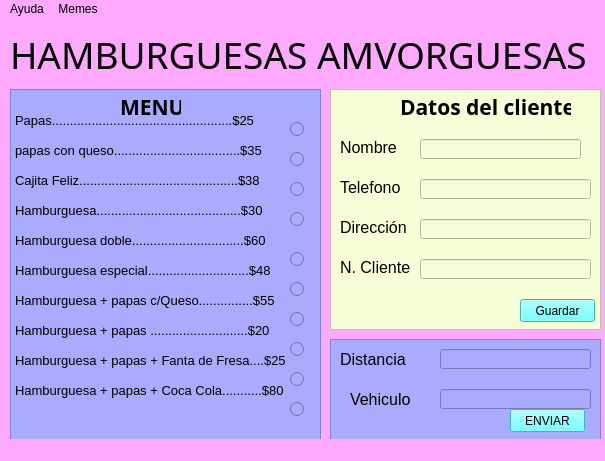
<?xml version="1.0" encoding="UTF-8"?>
<ui version="4.0">
 <class>MainWindow</class>
 <widget class="QMainWindow" name="MainWindow">
  <property name="geometry">
   <rect>
    <x>0</x>
    <y>0</y>
    <width>605</width>
    <height>461</height>
   </rect>
  </property>
  <property name="windowTitle">
   <string>MainWindow</string>
  </property>
  <property name="styleSheet">
   <string notr="true">background-color: rgb(167, 127, 200);
background-color: rgb(255, 170, 255);</string>
  </property>
  <widget class="QWidget" name="centralwidget">
   <widget class="QLabel" name="label_18">
    <property name="geometry">
     <rect>
      <x>10</x>
      <y>10</y>
      <width>581</width>
      <height>51</height>
     </rect>
    </property>
    <property name="font">
     <font>
      <family>Century Gothic</family>
      <pointsize>28</pointsize>
      <italic>false</italic>
     </font>
    </property>
    <property name="styleSheet">
     <string notr="true">background-color: rgb(0, 255, 0);
background-color: rgb(255, 170, 255);</string>
    </property>
    <property name="text">
     <string>HAMBURGUESAS AMVORGUESAS</string>
    </property>
   </widget>
   <widget class="QFrame" name="frame_2">
    <property name="geometry">
     <rect>
      <x>330</x>
      <y>70</y>
      <width>271</width>
      <height>241</height>
     </rect>
    </property>
    <property name="font">
     <font>
      <family>Arial</family>
      <pointsize>12</pointsize>
     </font>
    </property>
    <property name="styleSheet">
     <string notr="true">color: rgb(0, 0, 0);
border-color: rgb(0, 0, 0);
background-color: rgb(246, 255, 215);</string>
    </property>
    <property name="frameShape">
     <enum>QFrame::StyledPanel</enum>
    </property>
    <property name="frameShadow">
     <enum>QFrame::Raised</enum>
    </property>
    <widget class="QLabel" name="label_14">
     <property name="geometry">
      <rect>
       <x>10</x>
       <y>50</y>
       <width>81</width>
       <height>16</height>
      </rect>
     </property>
     <property name="font">
      <font>
       <family>Arial</family>
       <pointsize>12</pointsize>
      </font>
     </property>
     <property name="text">
      <string>Nombre</string>
     </property>
    </widget>
    <widget class="QLabel" name="label_15">
     <property name="geometry">
      <rect>
       <x>10</x>
       <y>90</y>
       <width>71</width>
       <height>16</height>
      </rect>
     </property>
     <property name="font">
      <font>
       <family>Arial</family>
       <pointsize>12</pointsize>
      </font>
     </property>
     <property name="text">
      <string>Telefono</string>
     </property>
    </widget>
    <widget class="QLabel" name="label_16">
     <property name="geometry">
      <rect>
       <x>10</x>
       <y>130</y>
       <width>81</width>
       <height>16</height>
      </rect>
     </property>
     <property name="font">
      <font>
       <family>Arial</family>
       <pointsize>12</pointsize>
      </font>
     </property>
     <property name="text">
      <string>Dirección</string>
     </property>
    </widget>
    <widget class="QLineEdit" name="nombre_cliente">
     <property name="geometry">
      <rect>
       <x>90</x>
       <y>50</y>
       <width>161</width>
       <height>20</height>
      </rect>
     </property>
     <property name="font">
      <font>
       <family>Arial</family>
       <pointsize>12</pointsize>
      </font>
     </property>
    </widget>
    <widget class="QLineEdit" name="telefono_cliente">
     <property name="geometry">
      <rect>
       <x>90</x>
       <y>90</y>
       <width>171</width>
       <height>20</height>
      </rect>
     </property>
     <property name="font">
      <font>
       <family>Arial</family>
       <pointsize>12</pointsize>
      </font>
     </property>
    </widget>
    <widget class="QLineEdit" name="direccion_cliente">
     <property name="geometry">
      <rect>
       <x>90</x>
       <y>130</y>
       <width>171</width>
       <height>20</height>
      </rect>
     </property>
     <property name="font">
      <font>
       <family>Arial</family>
       <pointsize>12</pointsize>
      </font>
     </property>
    </widget>
    <widget class="QLabel" name="label_17">
     <property name="geometry">
      <rect>
       <x>70</x>
       <y>10</y>
       <width>171</width>
       <height>16</height>
      </rect>
     </property>
     <property name="font">
      <font>
       <family>Century Gothic</family>
       <pointsize>16</pointsize>
       <weight>75</weight>
       <bold>true</bold>
      </font>
     </property>
     <property name="text">
      <string>Datos del cliente </string>
     </property>
    </widget>
    <widget class="QLabel" name="label_19">
     <property name="geometry">
      <rect>
       <x>10</x>
       <y>170</y>
       <width>81</width>
       <height>16</height>
      </rect>
     </property>
     <property name="font">
      <font>
       <family>Arial</family>
       <pointsize>12</pointsize>
      </font>
     </property>
     <property name="text">
      <string>N. Cliente</string>
     </property>
    </widget>
    <widget class="QLineEdit" name="numero_cliente">
     <property name="geometry">
      <rect>
       <x>90</x>
       <y>170</y>
       <width>171</width>
       <height>20</height>
      </rect>
     </property>
     <property name="font">
      <font>
       <family>Arial</family>
       <pointsize>12</pointsize>
      </font>
     </property>
    </widget>
    <widget class="QPushButton" name="guardar_botton">
     <property name="geometry">
      <rect>
       <x>190</x>
       <y>210</y>
       <width>75</width>
       <height>23</height>
      </rect>
     </property>
     <property name="styleSheet">
      <string notr="true">background-color: rgb(85, 255, 255);</string>
     </property>
     <property name="text">
      <string>Guardar</string>
     </property>
    </widget>
   </widget>
   <widget class="QTextBrowser" name="textBrowser">
    <property name="geometry">
     <rect>
      <x>10</x>
      <y>70</y>
      <width>311</width>
      <height>351</height>
     </rect>
    </property>
    <property name="font">
     <font>
      <family>Arial</family>
      <pointsize>9</pointsize>
      <weight>50</weight>
      <italic>false</italic>
      <bold>false</bold>
     </font>
    </property>
    <property name="styleSheet">
     <string notr="true">background-color: rgb(170, 255, 255);
font: 9pt &quot;Arial&quot;;
background-color: rgb(170, 170, 255);</string>
    </property>
    <property name="html">
     <string>&lt;!DOCTYPE HTML PUBLIC &quot;-//W3C//DTD HTML 4.0//EN&quot; &quot;http://www.w3.org/TR/REC-html40/strict.dtd&quot;&gt;
&lt;html&gt;&lt;head&gt;&lt;meta name=&quot;qrichtext&quot; content=&quot;1&quot; /&gt;&lt;style type=&quot;text/css&quot;&gt;
p, li { white-space: pre-wrap; }
&lt;/style&gt;&lt;/head&gt;&lt;body style=&quot; font-family:'Arial'; font-size:9pt; font-weight:400; font-style:normal;&quot;&gt;
&lt;p style=&quot;-qt-paragraph-type:empty; margin-top:0px; margin-bottom:0px; margin-left:0px; margin-right:0px; -qt-block-indent:0; text-indent:0px; font-family:'Century Gothic'; font-size:12pt;&quot;&gt;&lt;br /&gt;&lt;/p&gt;
&lt;p style=&quot; margin-top:0px; margin-bottom:0px; margin-left:0px; margin-right:0px; -qt-block-indent:0; text-indent:0px;&quot;&gt;&lt;span style=&quot; font-family:'MS Shell Dlg 2'; font-size:10pt;&quot;&gt;Papas..................................................$25&lt;/span&gt;&lt;/p&gt;
&lt;p style=&quot;-qt-paragraph-type:empty; margin-top:0px; margin-bottom:0px; margin-left:0px; margin-right:0px; -qt-block-indent:0; text-indent:0px; font-family:'MS Shell Dlg 2'; font-size:10pt;&quot;&gt;&lt;br /&gt;&lt;/p&gt;
&lt;p style=&quot; margin-top:0px; margin-bottom:0px; margin-left:0px; margin-right:0px; -qt-block-indent:0; text-indent:0px;&quot;&gt;&lt;span style=&quot; font-family:'MS Shell Dlg 2'; font-size:10pt;&quot;&gt;papas con queso...................................$35&lt;/span&gt;&lt;/p&gt;
&lt;p style=&quot;-qt-paragraph-type:empty; margin-top:0px; margin-bottom:0px; margin-left:0px; margin-right:0px; -qt-block-indent:0; text-indent:0px; font-family:'MS Shell Dlg 2'; font-size:10pt;&quot;&gt;&lt;br /&gt;&lt;/p&gt;
&lt;p style=&quot; margin-top:0px; margin-bottom:0px; margin-left:0px; margin-right:0px; -qt-block-indent:0; text-indent:0px;&quot;&gt;&lt;span style=&quot; font-family:'MS Shell Dlg 2'; font-size:10pt;&quot;&gt;Cajita Feliz............................................$38&lt;/span&gt;&lt;/p&gt;
&lt;p style=&quot;-qt-paragraph-type:empty; margin-top:0px; margin-bottom:0px; margin-left:0px; margin-right:0px; -qt-block-indent:0; text-indent:0px; font-family:'MS Shell Dlg 2'; font-size:10pt;&quot;&gt;&lt;br /&gt;&lt;/p&gt;
&lt;p style=&quot; margin-top:0px; margin-bottom:0px; margin-left:0px; margin-right:0px; -qt-block-indent:0; text-indent:0px;&quot;&gt;&lt;span style=&quot; font-family:'MS Shell Dlg 2'; font-size:10pt;&quot;&gt;Hamburguesa........................................$30&lt;/span&gt;&lt;/p&gt;
&lt;p style=&quot;-qt-paragraph-type:empty; margin-top:0px; margin-bottom:0px; margin-left:0px; margin-right:0px; -qt-block-indent:0; text-indent:0px; font-family:'MS Shell Dlg 2'; font-size:10pt;&quot;&gt;&lt;br /&gt;&lt;/p&gt;
&lt;p style=&quot; margin-top:0px; margin-bottom:0px; margin-left:0px; margin-right:0px; -qt-block-indent:0; text-indent:0px;&quot;&gt;&lt;span style=&quot; font-family:'MS Shell Dlg 2'; font-size:10pt;&quot;&gt;Hamburguesa doble...............................$60&lt;/span&gt;&lt;/p&gt;
&lt;p style=&quot;-qt-paragraph-type:empty; margin-top:0px; margin-bottom:0px; margin-left:0px; margin-right:0px; -qt-block-indent:0; text-indent:0px; font-family:'MS Shell Dlg 2'; font-size:10pt;&quot;&gt;&lt;br /&gt;&lt;/p&gt;
&lt;p style=&quot; margin-top:0px; margin-bottom:0px; margin-left:0px; margin-right:0px; -qt-block-indent:0; text-indent:0px;&quot;&gt;&lt;span style=&quot; font-family:'MS Shell Dlg 2'; font-size:10pt;&quot;&gt;Hamburguesa especial............................$48&lt;/span&gt;&lt;/p&gt;
&lt;p style=&quot;-qt-paragraph-type:empty; margin-top:0px; margin-bottom:0px; margin-left:0px; margin-right:0px; -qt-block-indent:0; text-indent:0px; font-family:'MS Shell Dlg 2'; font-size:10pt;&quot;&gt;&lt;br /&gt;&lt;/p&gt;
&lt;p style=&quot; margin-top:0px; margin-bottom:0px; margin-left:0px; margin-right:0px; -qt-block-indent:0; text-indent:0px;&quot;&gt;&lt;span style=&quot; font-family:'MS Shell Dlg 2'; font-size:10pt;&quot;&gt;Hamburguesa + papas c/Queso...............$55&lt;/span&gt;&lt;/p&gt;
&lt;p style=&quot;-qt-paragraph-type:empty; margin-top:0px; margin-bottom:0px; margin-left:0px; margin-right:0px; -qt-block-indent:0; text-indent:0px; font-family:'MS Shell Dlg 2'; font-size:10pt;&quot;&gt;&lt;br /&gt;&lt;/p&gt;
&lt;p style=&quot; margin-top:0px; margin-bottom:0px; margin-left:0px; margin-right:0px; -qt-block-indent:0; text-indent:0px;&quot;&gt;&lt;span style=&quot; font-family:'MS Shell Dlg 2'; font-size:10pt;&quot;&gt;Hamburguesa + papas ...........................$20&lt;/span&gt;&lt;/p&gt;
&lt;p style=&quot;-qt-paragraph-type:empty; margin-top:0px; margin-bottom:0px; margin-left:0px; margin-right:0px; -qt-block-indent:0; text-indent:0px; font-family:'MS Shell Dlg 2'; font-size:10pt;&quot;&gt;&lt;br /&gt;&lt;/p&gt;
&lt;p style=&quot; margin-top:0px; margin-bottom:0px; margin-left:0px; margin-right:0px; -qt-block-indent:0; text-indent:0px;&quot;&gt;&lt;span style=&quot; font-family:'MS Shell Dlg 2'; font-size:10pt;&quot;&gt;Hamburguesa + papas + Fanta de Fresa....$25&lt;/span&gt;&lt;/p&gt;
&lt;p style=&quot;-qt-paragraph-type:empty; margin-top:0px; margin-bottom:0px; margin-left:0px; margin-right:0px; -qt-block-indent:0; text-indent:0px; font-family:'MS Shell Dlg 2'; font-size:10pt;&quot;&gt;&lt;br /&gt;&lt;/p&gt;
&lt;p style=&quot; margin-top:0px; margin-bottom:0px; margin-left:0px; margin-right:0px; -qt-block-indent:0; text-indent:0px;&quot;&gt;&lt;span style=&quot; font-family:'MS Shell Dlg 2'; font-size:10pt;&quot;&gt;Hamburguesa + papas + Coca Cola...........$80&lt;/span&gt;&lt;/p&gt;&lt;/body&gt;&lt;/html&gt;</string>
    </property>
   </widget>
   <widget class="QRadioButton" name="rb1">
    <property name="geometry">
     <rect>
      <x>290</x>
      <y>100</y>
      <width>16</width>
      <height>20</height>
     </rect>
    </property>
    <property name="styleSheet">
     <string notr="true">background-color: rgb(170, 170, 255);</string>
    </property>
    <property name="text">
     <string/>
    </property>
   </widget>
   <widget class="QRadioButton" name="rb2">
    <property name="geometry">
     <rect>
      <x>290</x>
      <y>130</y>
      <width>16</width>
      <height>20</height>
     </rect>
    </property>
    <property name="styleSheet">
     <string notr="true">background-color: rgb(170, 170, 255);</string>
    </property>
    <property name="text">
     <string/>
    </property>
   </widget>
   <widget class="QRadioButton" name="rb3">
    <property name="geometry">
     <rect>
      <x>290</x>
      <y>160</y>
      <width>16</width>
      <height>20</height>
     </rect>
    </property>
    <property name="styleSheet">
     <string notr="true">background-color: rgb(170, 170, 255);</string>
    </property>
    <property name="text">
     <string/>
    </property>
   </widget>
   <widget class="QRadioButton" name="rb4">
    <property name="geometry">
     <rect>
      <x>290</x>
      <y>190</y>
      <width>16</width>
      <height>20</height>
     </rect>
    </property>
    <property name="styleSheet">
     <string notr="true">background-color: rgb(170, 170, 255);</string>
    </property>
    <property name="text">
     <string/>
    </property>
   </widget>
   <widget class="QRadioButton" name="rb5">
    <property name="geometry">
     <rect>
      <x>290</x>
      <y>230</y>
      <width>16</width>
      <height>20</height>
     </rect>
    </property>
    <property name="styleSheet">
     <string notr="true">background-color: rgb(170, 170, 255);</string>
    </property>
    <property name="text">
     <string/>
    </property>
   </widget>
   <widget class="QRadioButton" name="rb6">
    <property name="geometry">
     <rect>
      <x>290</x>
      <y>260</y>
      <width>16</width>
      <height>20</height>
     </rect>
    </property>
    <property name="styleSheet">
     <string notr="true">background-color: rgb(170, 170, 255);</string>
    </property>
    <property name="text">
     <string/>
    </property>
   </widget>
   <widget class="QRadioButton" name="rb7">
    <property name="geometry">
     <rect>
      <x>290</x>
      <y>290</y>
      <width>16</width>
      <height>20</height>
     </rect>
    </property>
    <property name="styleSheet">
     <string notr="true">background-color: rgb(170, 170, 255);</string>
    </property>
    <property name="text">
     <string/>
    </property>
   </widget>
   <widget class="QRadioButton" name="rb8">
    <property name="geometry">
     <rect>
      <x>290</x>
      <y>320</y>
      <width>16</width>
      <height>20</height>
     </rect>
    </property>
    <property name="styleSheet">
     <string notr="true">background-color: rgb(170, 170, 255);</string>
    </property>
    <property name="text">
     <string/>
    </property>
   </widget>
   <widget class="QRadioButton" name="rb9">
    <property name="geometry">
     <rect>
      <x>290</x>
      <y>350</y>
      <width>16</width>
      <height>20</height>
     </rect>
    </property>
    <property name="styleSheet">
     <string notr="true">background-color: rgb(170, 170, 255);</string>
    </property>
    <property name="text">
     <string/>
    </property>
   </widget>
   <widget class="QRadioButton" name="rb10">
    <property name="geometry">
     <rect>
      <x>290</x>
      <y>380</y>
      <width>16</width>
      <height>20</height>
     </rect>
    </property>
    <property name="styleSheet">
     <string notr="true">background-color: rgb(170, 170, 255);</string>
    </property>
    <property name="text">
     <string/>
    </property>
   </widget>
   <widget class="QLabel" name="label_20">
    <property name="geometry">
     <rect>
      <x>120</x>
      <y>80</y>
      <width>61</width>
      <height>16</height>
     </rect>
    </property>
    <property name="font">
     <font>
      <family>Century Gothic</family>
      <pointsize>16</pointsize>
      <weight>75</weight>
      <bold>true</bold>
     </font>
    </property>
    <property name="styleSheet">
     <string notr="true">background-color: rgb(170, 170, 255);</string>
    </property>
    <property name="text">
     <string>MENÚ</string>
    </property>
   </widget>
   <widget class="QFrame" name="frame">
    <property name="geometry">
     <rect>
      <x>330</x>
      <y>320</y>
      <width>271</width>
      <height>101</height>
     </rect>
    </property>
    <property name="styleSheet">
     <string notr="true">background-color: rgb(0, 255, 255);
background-color: rgb(109, 99, 255);
background-color: rgb(170, 255, 255);
background-color: rgb(170, 170, 255);</string>
    </property>
    <property name="frameShape">
     <enum>QFrame::StyledPanel</enum>
    </property>
    <property name="frameShadow">
     <enum>QFrame::Raised</enum>
    </property>
    <widget class="QLabel" name="label">
     <property name="geometry">
      <rect>
       <x>10</x>
       <y>10</y>
       <width>91</width>
       <height>20</height>
      </rect>
     </property>
     <property name="font">
      <font>
       <family>Arial</family>
       <pointsize>12</pointsize>
      </font>
     </property>
     <property name="text">
      <string>Distancia</string>
     </property>
    </widget>
    <widget class="QLineEdit" name="distancia_datos">
     <property name="geometry">
      <rect>
       <x>110</x>
       <y>10</y>
       <width>151</width>
       <height>20</height>
      </rect>
     </property>
     <property name="font">
      <font>
       <family>Arial</family>
       <pointsize>12</pointsize>
      </font>
     </property>
    </widget>
    <widget class="QLabel" name="label_2">
     <property name="geometry">
      <rect>
       <x>20</x>
       <y>50</y>
       <width>91</width>
       <height>20</height>
      </rect>
     </property>
     <property name="font">
      <font>
       <family>Arial</family>
       <pointsize>12</pointsize>
      </font>
     </property>
     <property name="text">
      <string>Vehiculo</string>
     </property>
    </widget>
    <widget class="QLineEdit" name="vehiculo_datos">
     <property name="geometry">
      <rect>
       <x>110</x>
       <y>50</y>
       <width>151</width>
       <height>20</height>
      </rect>
     </property>
     <property name="font">
      <font>
       <family>Arial</family>
       <pointsize>12</pointsize>
      </font>
     </property>
    </widget>
    <widget class="QPushButton" name="enviar_botton">
     <property name="geometry">
      <rect>
       <x>180</x>
       <y>70</y>
       <width>75</width>
       <height>23</height>
      </rect>
     </property>
     <property name="styleSheet">
      <string notr="true">background-color: rgb(85, 255, 255);</string>
     </property>
     <property name="text">
      <string>ENVIAR</string>
     </property>
    </widget>
   </widget>
  </widget>
  <widget class="QMenuBar" name="menubar">
   <property name="geometry">
    <rect>
     <x>0</x>
     <y>0</y>
     <width>605</width>
     <height>21</height>
    </rect>
   </property>
   <widget class="QMenu" name="ayuda_text">
    <property name="title">
     <string>Ayuda</string>
    </property>
    <addaction name="helpBT"/>
   </widget>
   <widget class="QMenu" name="menuMemes">
    <property name="title">
     <string>Memes</string>
    </property>
   </widget>
   <addaction name="ayuda_text"/>
   <addaction name="menuMemes"/>
  </widget>
  <widget class="QStatusBar" name="statusbar"/>
  <action name="helpBT">
   <property name="text">
    <string>Help</string>
   </property>
  </action>
 </widget>
 <resources/>
 <connections/>
</ui>
